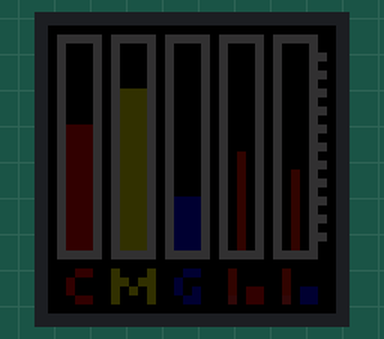
Recording of a sketch running on a simulated Arduino Uno, built with avr-gcc and run on an emulated ATmega328P. On the bench: 32×32 colour display. What the sketch prints to the serial monitor is not drawn.

Above: at 0.1 s.

The sketch:

RGB_Matrix_HWM.ino
```cpp
#include <Adafruit_Protomatter.h>
//NOTE: This example is coded with a RP2040 board in mind (regular or W)

//Matrix Variables and entity
uint8_t rgbPins[]  = {7, 8, 9, 10, 11, 12};
uint8_t addrPins[] = {2, 3, 4, 5};
uint8_t clockPin   = 13;
uint8_t latchPin   = 1;
uint8_t oePin      = 0;
Adafruit_Protomatter matrix(
  32,          // Width of matrix (or matrix chain) in pixels
  6,           // Bit depth, 1-6
  1, rgbPins,  // # of matrix chains, array of 6 RGB pins for each
  4, addrPins, // # of address pins (height is inferred), array of pins
  clockPin, latchPin, oePin, // Other matrix control pins
  true);      //Enables buffer


//HWM Variables
uint8_t CPU_L = 130;
uint8_t CPU_T = 120;
uint8_t GPU_L = 60;
uint8_t GPU_T = 100;
uint8_t RAM_L = 160;
uint8_t MB_T = 0;
uint8_t bar_height = 23;//Colours
const uint16_t frame_colour = matrix.color565(50, 50, 50);
const uint16_t CPU_colour = matrix.color565(50, 0, 0);
const uint16_t RAM_colour = matrix.color565(50, 50, 0);
const uint16_t GPU_colour = matrix.color565(0, 0, 50);
const uint16_t TER_colour = matrix.color565(50, 5, 5);
const uint16_t TER2_colour = matrix.color565(50, 10, 10);
uint8_t Serial_buffer[8];


//Main render Code
void HWM_loop(){
  if (Serial.available()) {
    Serial.readBytes(Serial_buffer, 7);
    if (Serial_buffer[0] == 0x03 && Serial_buffer[1] == 0xF4) { //Verifies packet as from the Monitor application.
      CPU_L = Serial_buffer[2];
      RAM_L = Serial_buffer[3];
      GPU_L = Serial_buffer[4];
      CPU_T = Serial_buffer[5];
      GPU_T = Serial_buffer[6];
      MB_T = Serial_buffer[7];
      //Store current values:
    }
  }
  //Base Shape
  matrix.fillRect(0,0,32,32,0);
  matrix.drawRect(1,1,5,25,frame_colour);
  matrix.drawRect(7,1,5,25,frame_colour);
  matrix.drawRect(13,1,5,25,frame_colour);
  matrix.drawRect(19,1,5,25,frame_colour);
  matrix.drawRect(25,1,5,25,frame_colour);
  matrix.drawPixel(30, 23,frame_colour);
  matrix.drawPixel(30, 21,frame_colour);
  matrix.drawPixel(30, 19,frame_colour);
  matrix.drawPixel(30, 17,frame_colour);
  matrix.drawPixel(30, 15,frame_colour);
  matrix.drawPixel(30, 13,frame_colour);
  matrix.drawPixel(30, 11,frame_colour);
  matrix.drawPixel(30, 9,frame_colour);
  matrix.drawPixel(30, 7,frame_colour);
  matrix.drawPixel(30, 5,frame_colour);
  matrix.drawPixel(30, 3,frame_colour);
  //Temps bottom
  matrix.drawFastVLine(20, 27, 3, TER_colour);
  matrix.drawFastVLine(26, 27, 3, TER_colour);
  matrix.drawPixel(20, 30,TER2_colour);
  matrix.drawPixel(26, 30,TER2_colour);
  matrix.drawRect(22,29,2,2,CPU_colour);
  matrix.drawRect(28,29,2,2,GPU_colour);
  //Bottom Details
  matrix.drawFastHLine(3, 27, 2, CPU_colour);
  matrix.drawFastVLine(2, 28, 2, CPU_colour);
  matrix.drawFastHLine(3, 30, 2, CPU_colour);
  matrix.drawFastVLine(7, 27, 4, RAM_colour);
  matrix.drawFastVLine(11, 27, 4, RAM_colour);
  matrix.drawPixel(8, 28,RAM_colour);
  matrix.drawPixel(9, 29,RAM_colour);
  matrix.drawPixel(10, 28,RAM_colour);
  matrix.drawFastHLine(15, 27, 2, GPU_colour);
  matrix.drawFastVLine(14, 28, 2, GPU_colour);
  matrix.drawFastHLine(15, 30, 2, GPU_colour);
  matrix.drawPixel(16, 29,GPU_colour);
  //Convert the images
  uint8_t bar_length;
  bar_length = map(CPU_L,0,200,0,bar_height);
  matrix.fillRect(2, 2 + bar_height-bar_length, 3, bar_length, CPU_colour);
  bar_length = map(RAM_L,0,200,0,bar_height);
  matrix.fillRect(8, 2 + bar_height-bar_length, 3, bar_length, RAM_colour);
  bar_length = map(GPU_L,0,200,0,bar_height);
  matrix.fillRect(14, 2 + bar_height-bar_length, 3, bar_length, GPU_colour);
  bar_length = map(CPU_T,0,240,0,bar_height);
  matrix.drawFastVLine(21, 2 + bar_height-bar_length, bar_length, TER_colour);
  bar_length = map(GPU_T,0,240,0,bar_height);
  matrix.drawFastVLine(27, 2 + bar_height-bar_length, bar_length, TER_colour);
  //Update
  matrix.show();
}


void setup() {
  // put your setup code here, to run once:
//Start Serial and Matrix
  Serial.begin(115200);
  ProtomatterStatus status = matrix.begin();
  Serial.print("Protomatter begin() status: ");
  Serial.println((int)status);
  if(status != PROTOMATTER_OK) {  //Halt if fails
    for(;;);
  }
}

void loop() {
  // put your main code here, to run repeatedly:
  HWM_loop();
}
```
